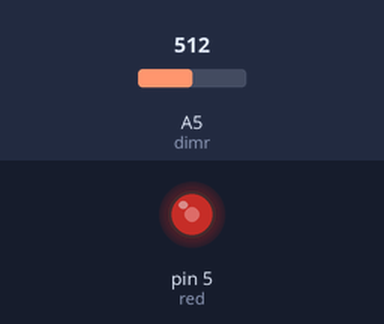
Simulated run of this sketch. Board: Arduino Uno, built with avr-gcc and run on an emulated ATmega328P. Shown: output pins drawn as LEDs (lit = HIGH). Inputs (shaded band) come from the test bench; at power-on: A5 (dimr) = 512.

Above: at 1.2 s.
1.3 s: A5 (dimr) set to 716
At 2.4 s:
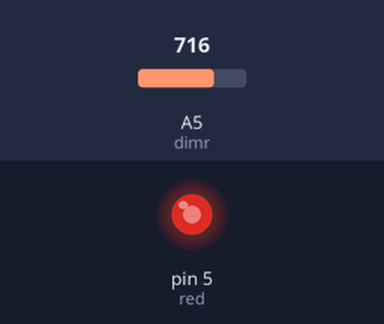
2.8 s: A5 (dimr) set to 900
At 3.6 s:
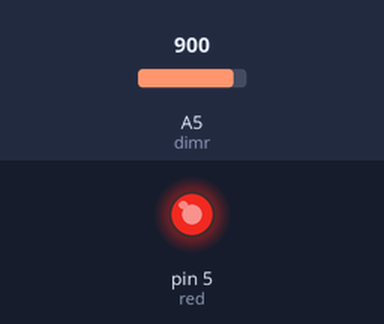
4.3 s: A5 (dimr) set to 122
At 4.7 s:
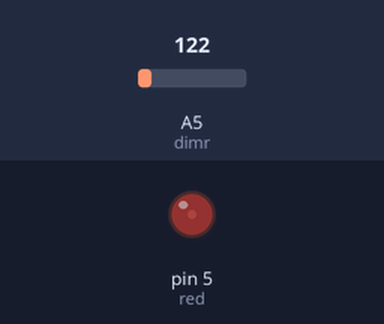
5.8 s: A5 (dimr) set to 0
At 7.1 s:
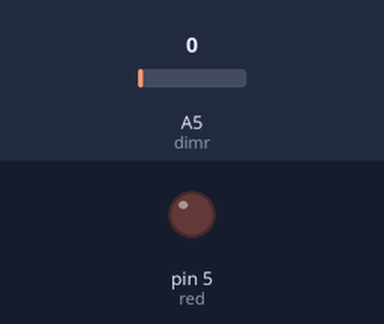
Timing chart, 0 to 8.3 s (numbered marks = the images above; inputs shaded):
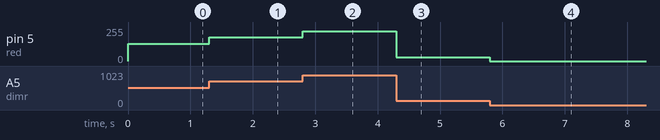

Measured:
- after the input at 1.3 s, pin 5 (red): 128/255 → 179/255 at once
- after the input at 2.8 s, pin 5 (red): 179/255 → 225/255 at once
- after the input at 4.3 s, pin 5 (red): 225/255 → 30/255 at once
- after the input at 5.8 s, pin 5 (red): 30/255 → 0/255 at once

The sketch:

User_Program2_2.ino
```cpp
/*Software 1073 Arduino BoeBots
User Program
Method stubs are pre-made. add your own code to complete the challenge!

Program Task: Dim the led on pin 5 using the potentiometer, so that as the potentiometer is turned, the brightness is adjusted
Feel free to view the example program within the same folder if you need help!
*/
int red = 5;
int dimr = 5;

void setup(){
  pinMode(red, OUTPUT);
}

void loop(){
int dimrVal = analogRead(dimr);
int ledVal = dimrVal/4;
analogWrite(red, ledVal);
}
```
